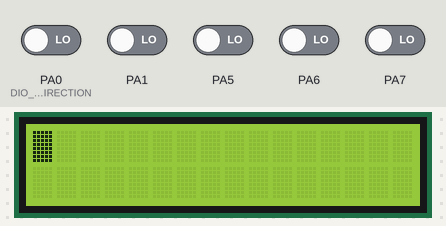
The program below on a simulated ATmega32, built with avr-gcc and emulated at 8 MHz. On the bench: 16×2 character LCD. Wiring (inferred from the names in the program): character LCD (HD44780): RS PA2; R/W PA3; E PA4; data PB0, PB1, PB2, PB3, PB4, PB5, PB6, PB7. Inputs (shaded band) come from the test bench; at power-on: PA0 (DIO_U8_PA0_INITIAL_DIRECTION), PA1, PA5–7 LOW.

Above: at 1.2 s.
1.3 s: PA0 (DIO_U8_PA0_INITIAL_DIRECTION) driven HIGH
At 1.5 s:
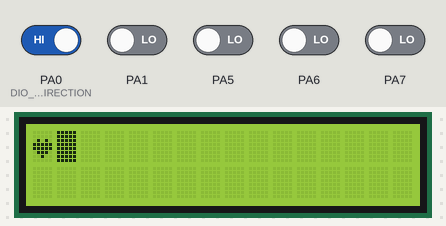
3.7 s: PA0 (DIO_U8_PA0_INITIAL_DIRECTION) driven LOW
At 4.6 s:
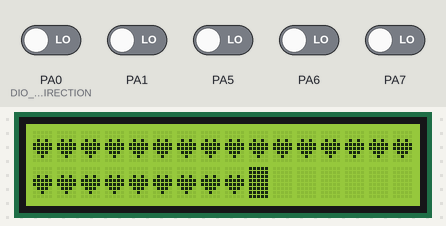
5.2 s: PA1 driven HIGH
At 5.39 s:
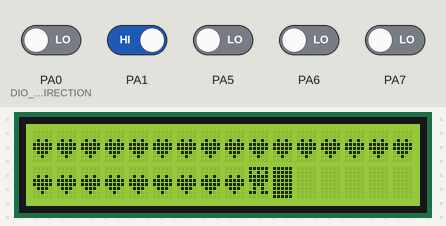
7.6 s: PA1 driven LOW
At 8.8 s:
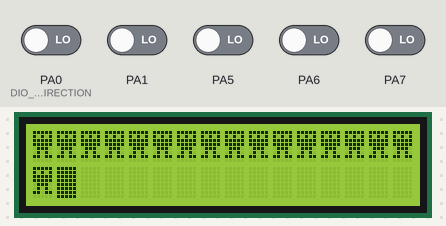
9.1 s: PA5 driven HIGH
At 9.3 s:
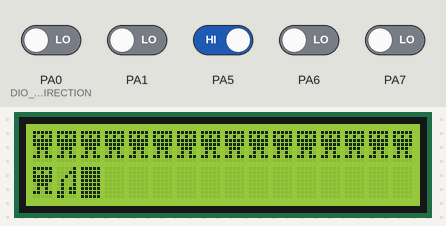
11.5 s: PA5 driven LOW
At 11.8 s:
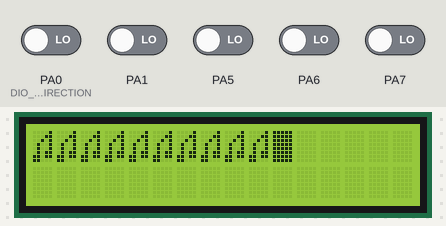
Timing chart, 0 to 14.0 s (numbered marks = the images above; inputs shaded):
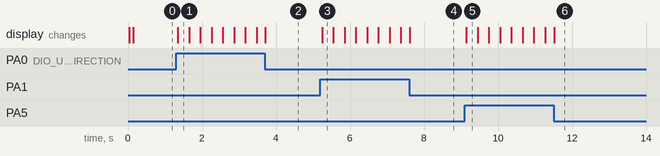

The program:

main.c
```c
/*
 * main.c
 *
 *  Created on: May 6, 2023
 *      Author: Mahmoud Samy1
 */
#include"../1-MCAL/DIO/DIO_interface.h"
#include"../2-HAL/LCD/LCD_Interface.h"
#include"../5-LIB/TYPEDEF.h"
#define F_CPU 8000000UL
#include <util/delay.h>
#define HEART  0
#define ALIEN  1
#define SOUND  2
#define LOCK   3
#define NUM_OF_COLUMNS 16
int main(void){
DIO_enu_Init();
LCD_enu_Init();
u8 Heart[8] ={0x00,0x00,0x0a,0x1f,0x1f,0x0e,0x04,0x00};
LCD_enu_CreateCustomChar(LCD_U8_CHAR0,Heart);
u8 Alien[8] ={0b00011111,0b00010101,0b00011111,0b00011111,0b00001110,0b00001010,0b00011011,0b00000000};
LCD_enu_CreateCustomChar(LCD_U8_CHAR1,Alien);
u8 Sound[8] = {0b00000001,0b00000011,0b00000101,0b00001001,0b00001001,0b00001011,0b00011011,0b00011000};
LCD_enu_CreateCustomChar(LCD_U8_CHAR2,Sound);
u8 Lock[8] = {0b00001110,0b00010001,0b00010001,0b00011111,0b00011011,0b00011011,0b00011111,0b00000000};
LCD_enu_CreateCustomChar(LCD_U8_CHAR3,Lock);
int counter = 0;
u8 switch1_read,switch2_read,switch3_read,switch4_read;
LCD_enu_SendString(" Hi ,There :)");
_delay_ms(100);
LCD_enu_Clear();
while(1){
	DIO_enu_GetPinValue(DIO_U8_PORTA, DIO_U8_PIN0, &switch1_read);
	DIO_enu_GetPinValue(DIO_U8_PORTA, DIO_U8_PIN1, &switch2_read);
	DIO_enu_GetPinValue(DIO_U8_PORTA, DIO_U8_PIN5, &switch3_read);
	DIO_enu_GetPinValue(DIO_U8_PORTA, DIO_U8_PIN6, &switch4_read);
	_delay_ms(25);
	if(switch1_read){
		counter++;
		LCD_enu_SendChar(HEART);
	}else if(switch2_read){
		counter++;
		LCD_enu_SendChar(ALIEN);
	}else if(switch3_read){
		counter++;
		LCD_enu_SendChar(SOUND);
	}
	else if(switch4_read){
		counter++;
		LCD_enu_SendChar(LOCK);
		}
	/*check for end of line1*/
	if(counter == (NUM_OF_COLUMNS + 1))
		LCD_enu_SetCursor(1,0);
	/*check for end of screen*/
	else if(counter == (NUM_OF_COLUMNS + 1)*2){
		counter = 0;
		LCD_enu_Clear();
	}
}


	return 0;
}
```

LCD_Config.h
```c
/****************************************************************************/
/************* Name    :   Mahmoud Samy *************************************/
/************* Date    :   2023-05-03   *************************************/
/************* SWC     :   LCD          *************************************/
/************* Version :   1.0          *************************************/
/****************************************************************************/
#ifndef LCD_CONFIG_H
#define LCD_CONFIG_H

/*Options for Ports: 1- DIO_U8_PORTA
                     2- DIO_U8_PORTB
                     3- DIO_U8_PORTC
                     4- DIO_U8_PORTD */


/*Options For Pins:  1- DIO_U8_PIN0
                     2- DIO_U8_PIN1
                     3- DIO_U8_PIN2
                     4- DIO_U8_PIN3
                     5- DIO_U8_PIN4
                     6- DIO_U8_PIN5
                     7- DIO_U8_PIN6
                     8- DIO_U8_PIN7 */

/*Options for Mode: 1- LCD_U8_MODE_8BIT
                    2- LCD_U8_MODE_4BIT */

#define LCD_U8_MODE             LCD_U8_MODE_4BIT

#define LCD_U8_RS_PORT          DIO_U8_PORTA
#define LCD_U8_RW_PORT          DIO_U8_PORTA
#define LCD_U8_E_PORT           DIO_U8_PORTA

#define LCD_U8_RS_PIN           DIO_U8_PIN2
#define LCD_U8_RW_PIN           DIO_U8_PIN3
#define LCD_U8_E_PIN            DIO_U8_PIN4

#define LCD_U8_DATA_PORT        DIO_U8_PORTB


#endif
```

LCD_Interface.h
```c
/****************************************************************************/
/************* Name    :   Mahmoud Samy *************************************/
/************* Date    :   2023-05-03   *************************************/
/************* SWC     :   LCD          *************************************/
/************* Version :   1.0          *************************************/
/****************************************************************************/
#ifndef LCD_INTERFACE_H
#define LCD_INTERFACE_H
#include"../../5-LIB/TYPEDEF.h"
#include"../../5-LIB/ERROR_STATE.h"

#define LCD_U8_CHAR0                          0
#define LCD_U8_CHAR1                          1
#define LCD_U8_CHAR2                          2
#define LCD_U8_CHAR3                          3
#define LCD_U8_CHAR4                          4
#define LCD_U8_CHAR5                          5
#define LCD_U8_CHAR6                          6
#define LCD_U8_CHAR7                          7

ES_t LCD_enu_Init(void);

ES_t LCD_enu_SendCmnd(u8 Copy_u8_Cmdn);

ES_t LCD_enu_SendChar(u8 Copy_u8_Char);

ES_t LCD_enu_SendString(u8 * Copy_pu8_String);

ES_t LCD_enu_SendNum(u32 Copy_u32_Num);

ES_t LCD_enu_SetCursor(u8 Copy_u8_LineNum,u8 Copy_u8_Location);

ES_t LCD_enu_Clear(void);

ES_t LCD_enu_CreateCustomChar(u8 Copy_u8_Location,u8 * Copy_pu8_CharArray);


#endif
```

LCD_Program.c
```c
/****************************************************************************/
/************* Name    :   Mahmoud Samy *************************************/
/************* Date    :   2023-05-03   *************************************/
/************* SWC     :   LCD          *************************************/
/************* Version :   1.0          *************************************/
/****************************************************************************/

/*Lib Layer*/
#include"../../5-LIB/TYPEDEF.h"
#include"../../5-LIB/ERROR_STATE.h"
#define F_CPU 8000000UL
#include<util/delay.h>
/*MCAL*/
#include"../../1-MCAL/DIO/DIO_interface.h"

/*HAL*/
#include"../../2-HAL/LCD/LCD_Private.h"
#include"../../2-HAL/LCD/LCD_Config.h"


ES_t LCD_enu_SendCmnd(u8 Copy_u8_Cmdn){
    #if LCD_U8_MODE == LCD_U8_MODE_8BIT
        /* RS = 0 */
        DIO_enu_SetPinValue(LCD_U8_RS_PORT,LCD_U8_RS_PIN,DIO_U8_LOW);
        /* RW = 0 */
        DIO_enu_SetPinValue(LCD_U8_RW_PORT,LCD_U8_RW_PIN,DIO_U8_LOW);
        /*Write Command*/
        DIO_enu_SetPortValue(LCD_U8_DATA_PORT,Copy_u8_Cmdn);
        /* E = 1 */
        DIO_enu_SetPinValue(LCD_U8_E_PORT,LCD_U8_E_PIN,DIO_U8_HIGH );
        _delay_us(1);
        /* E = 0 */
        DIO_enu_SetPinValue(LCD_U8_E_PORT,LCD_U8_E_PIN,DIO_U8_LOW );
        return SATE_OK;
    #elif LCD_U8_MODE == LCD_U8_MODE_4BIT
    /*Send Command at 4-bit mode*/
        /* RS = 0 */
        DIO_enu_SetPinValue(LCD_U8_RS_PORT,LCD_U8_RS_PIN,DIO_U8_LOW);
        /* RW = 0 */
        DIO_enu_SetPinValue(LCD_U8_RW_PORT,LCD_U8_RW_PIN,DIO_U8_LOW);
        /*Write Command*/
        DIO_enu_SetPortValue(LCD_U8_DATA_PORT,Copy_u8_Cmdn);
        /* E = 1 */
        DIO_enu_SetPinValue(LCD_U8_E_PORT,LCD_U8_E_PIN,DIO_U8_HIGH );
        _delay_us(1);
        /* E = 0 */
        DIO_enu_SetPinValue(LCD_U8_E_PORT,LCD_U8_E_PIN,DIO_U8_LOW );
        /*Write the rest of the cmnd*/
        DIO_enu_SetPortValue(LCD_U8_DATA_PORT,Copy_u8_Cmdn << SHIFT_4BIT);
        /* E = 1 */
        DIO_enu_SetPinValue(LCD_U8_E_PORT,LCD_U8_E_PIN,DIO_U8_HIGH );
        _delay_us(1);
        /* E = 0 */
         DIO_enu_SetPinValue(LCD_U8_E_PORT,LCD_U8_E_PIN,DIO_U8_LOW );
         return SATE_OK;
    #endif
}

ES_t LCD_enu_SendChar(u8 Copy_u8_Char){
    #if LCD_U8_MODE == LCD_U8_MODE_8BIT
    /* RS = 1 */
    DIO_enu_SetPinValue(LCD_U8_RS_PORT,LCD_U8_RS_PIN,DIO_U8_HIGH);
    /* RW = 0 */
    DIO_enu_SetPinValue(LCD_U8_RW_PORT,LCD_U8_RW_PIN,DIO_U8_LOW);
    /*Write Char*/
    DIO_enu_SetPortValue(LCD_U8_DATA_PORT,Copy_u8_Char);
    /* E = 1 */
    DIO_enu_SetPinValue(LCD_U8_E_PORT,LCD_U8_E_PIN,DIO_U8_HIGH );
    _delay_us(1);
    /* E = 0 */
    DIO_enu_SetPinValue(LCD_U8_E_PORT,LCD_U8_E_PIN,DIO_U8_LOW );
    return SATE_OK;
    #elif LCD_U8_MODE == LCD_U8_MODE_4BIT
    /* RS = 1 */
    DIO_enu_SetPinValue(LCD_U8_RS_PORT,LCD_U8_RS_PIN,DIO_U8_HIGH);
    /* RW = 0 */
    DIO_enu_SetPinValue(LCD_U8_RW_PORT,LCD_U8_RW_PIN,DIO_U8_LOW);
    /*Write Char*/
    DIO_enu_SetPortValue(LCD_U8_DATA_PORT,Copy_u8_Char);
    /* E = 1 */
    DIO_enu_SetPinValue(LCD_U8_E_PORT,LCD_U8_E_PIN,DIO_U8_HIGH );
    _delay_us(1);
    /* E = 0 */
    DIO_enu_SetPinValue(LCD_U8_E_PORT,LCD_U8_E_PIN,DIO_U8_LOW );
    /*Write Char*/
    DIO_enu_SetPortValue(LCD_U8_DATA_PORT,Copy_u8_Char << SHIFT_4BIT);
    /* E = 1 */
    DIO_enu_SetPinValue(LCD_U8_E_PORT,LCD_U8_E_PIN,DIO_U8_HIGH );
    _delay_us(1);
    /* E = 0 */
    DIO_enu_SetPinValue(LCD_U8_E_PORT,LCD_U8_E_PIN,DIO_U8_LOW );
    return SATE_OK;
    #endif
}
ES_t LCD_enu_SendString(u8 * Copy_pu8_String){
    for(u8 i ; Copy_pu8_String[i] != '\0' ; i++ ){
        LCD_enu_SendChar(Copy_pu8_String[i]);
    }
    return SATE_OK;
}

ES_t LCD_enu_SendNum(u32 Copy_u32_Num){
    u8 Local_u8_numArr[10] ,Local_u8_iterator1 = 0 ;
    s8 Local_u8_iterator2 = 0;
    if(Copy_u32_Num == 0)
    	LCD_enu_SendChar('0');
    else{
		while(Copy_u32_Num != 0){
			Local_u8_numArr[Local_u8_iterator1] = Copy_u32_Num % 10  ;
			Copy_u32_Num /= 10;
			Local_u8_iterator1++;
		}
		for(Local_u8_iterator2 = Local_u8_iterator1-1 ;Local_u8_iterator2>=0;Local_u8_iterator2--){
			LCD_enu_SendChar(Local_u8_numArr[Local_u8_iterator2]+'0');
		}
    }
    return SATE_OK;
}
ES_t LCD_enu_SetCursor(u8 Copy_u8_LineNum,u8 Copy_u8_Location){
    if(Copy_u8_Location<=39){
    switch (Copy_u8_LineNum)
    {
    case LINE1:LCD_enu_SendCmnd(ADDRESS_OF_LINE1 + Copy_u8_Location);break;
    case LINE2:LCD_enu_SendCmnd(ADDRESS_OF_LINE2 + Copy_u8_Location);break;
    default:return SATE_NOT_OK;break;
    }
    }
    else{
        return SATE_NOT_OK;
    }
    return SATE_OK;
}
ES_t LCD_enu_Init(void){
    #if LCD_U8_MODE == LCD_U8_MODE_8BIT
    /*Function Set Command*/
    _delay_ms(35);
    LCD_enu_SendCmnd(FUN_SET_8BIT_2LINES_5X7);
    _delay_us(40);
    /*Display On/Off Control*/
    LCD_enu_SendCmnd(DIS_ON_CURSOR_ON_BLINKING);
    _delay_us(40);
    /*Display Clear*/
    LCD_enu_SendCmnd(DISPLAY_CLEAR);
    _delay_ms(2);
    /*Entry Mode Set*/
    LCD_enu_SendCmnd(ENTRY_MOOD);
     return SATE_OK;
    #elif LCD_U8_MODE == LCD_U8_MODE_4BIT
    _delay_ms(20);
    LCD_enu_SendCmnd(FourBIT_INIT1);
    LCD_enu_SendCmnd(FourBIT_INIT2);
    LCD_enu_SendCmnd(D4_D7_2LINES);
    LCD_enu_SendCmnd(DIS_ON_CURSOR_ON_BLINKING);
    LCD_enu_SendCmnd(ENTRY_MOOD);
    LCD_enu_SendCmnd(DISPLAY_CLEAR);
    return SATE_OK;
    #endif
}
ES_t LCD_enu_Clear(void){
	LCD_enu_SendCmnd(DISPLAY_CLEAR);
	 _delay_ms(2);
	return SATE_OK;
}
ES_t LCD_enu_CreateCustomChar(u8 Copy_u8_Location, u8 *Copy_pu8_CharArray)
{
    if (Copy_pu8_CharArray != NULL && Copy_u8_Location < MAX_CHARACTERS)
    {
        LCD_enu_SendCmnd(ADDRESS_OF_CGRAM + (Copy_u8_Location * MAX_CHARACTERS));
        for (u8 Local_u8_Counter = 0; Local_u8_Counter < MAX_CHARACTERS; Local_u8_Counter++)
        {
            LCD_enu_SendChar(Copy_pu8_CharArray[Local_u8_Counter]);
        }
        LCD_enu_SetCursor(0,0);
        return SATE_OK;
    }
    else
        {
        return SATE_NOT_OK;
        }
}
```

ERROR_STATE.h
```c
#ifndef ERROR_STATE_H
#define ERROR_STATE_H

typedef enum {
        SATE_OK ,
        SATE_NOT_OK
}ES_t;


#endif
```

TYPEDEF.h
```c
#ifndef  TYPEDEF_H
#define  TYPEDEF_H

typedef unsigned char       u8 ;
typedef unsigned short int  u16;
typedef unsigned long int   u32;

typedef signed char         s8;
typedef signed short int    s16;
typedef unsigned long int   s32;

typedef float               f32;
typedef double              f64;

#define NULL               ((void *)0)

#endif
```

DIO_config.h
```c
/****************************************************************************/
/************* Name    :   Mahmoud Samy *************************************/
/************* Date    :   2023-04-27   *************************************/
/************* SWC     :   DIO          *************************************/
/************* Version :   1.0          *************************************/
/****************************************************************************/
#ifndef DIO_CONFIG_H
#define DIO_CONFIG_H
/*Initial Directions For All Pins*/
/*Options: DIO_U8_INITIAL_OUTPUT
           DIO_U8_INITIAL_INPUT*/
/*PORTA*/
#define DIO_U8_PA0_INITIAL_DIRECTION                    DIO_U8_INITIAL_INPUT
#define DIO_U8_PA1_INITIAL_DIRECTION                    DIO_U8_INITIAL_INPUT
#define DIO_U8_PA2_INITIAL_DIRECTION                    DIO_U8_INITIAL_OUTPUT
#define DIO_U8_PA3_INITIAL_DIRECTION                    DIO_U8_INITIAL_OUTPUT
#define DIO_U8_PA4_INITIAL_DIRECTION                    DIO_U8_INITIAL_OUTPUT
#define DIO_U8_PA5_INITIAL_DIRECTION                    DIO_U8_INITIAL_INPUT
#define DIO_U8_PA6_INITIAL_DIRECTION                    DIO_U8_INITIAL_INPUT
#define DIO_U8_PA7_INITIAL_DIRECTION                    DIO_U8_INITIAL_INPUT
/*PORTB*/
#define DIO_U8_PB0_INITIAL_DIRECTION                    DIO_U8_INITIAL_OUTPUT
#define DIO_U8_PB1_INITIAL_DIRECTION                    DIO_U8_INITIAL_OUTPUT
#define DIO_U8_PB2_INITIAL_DIRECTION                    DIO_U8_INITIAL_OUTPUT
#define DIO_U8_PB3_INITIAL_DIRECTION                    DIO_U8_INITIAL_OUTPUT
#define DIO_U8_PB4_INITIAL_DIRECTION                    DIO_U8_INITIAL_OUTPUT
#define DIO_U8_PB5_INITIAL_DIRECTION                    DIO_U8_INITIAL_OUTPUT
#define DIO_U8_PB6_INITIAL_DIRECTION                    DIO_U8_INITIAL_OUTPUT
#define DIO_U8_PB7_INITIAL_DIRECTION                    DIO_U8_INITIAL_OUTPUT
/*PORTC*/
#define DIO_U8_PC0_INITIAL_DIRECTION                    DIO_U8_INITIAL_INPUT
#define DIO_U8_PC1_INITIAL_DIRECTION                    DIO_U8_INITIAL_INPUT
#define DIO_U8_PC2_INITIAL_DIRECTION                    DIO_U8_INITIAL_INPUT
#define DIO_U8_PC3_INITIAL_DIRECTION                    DIO_U8_INITIAL_INPUT
#define DIO_U8_PC4_INITIAL_DIRECTION                    DIO_U8_INITIAL_INPUT
#define DIO_U8_PC5_INITIAL_DIRECTION                    DIO_U8_INITIAL_INPUT
#define DIO_U8_PC6_INITIAL_DIRECTION                    DIO_U8_INITIAL_INPUT
#define DIO_U8_PC7_INITIAL_DIRECTION                    DIO_U8_INITIAL_INPUT
/*PORTD*/
#define DIO_U8_PD0_INITIAL_DIRECTION                    DIO_U8_INITIAL_INPUT
#define DIO_U8_PD1_INITIAL_DIRECTION                    DIO_U8_INITIAL_INPUT
#define DIO_U8_PD2_INITIAL_DIRECTION                    DIO_U8_INITIAL_INPUT
#define DIO_U8_PD3_INITIAL_DIRECTION                    DIO_U8_INITIAL_INPUT
#define DIO_U8_PD4_INITIAL_DIRECTION                    DIO_U8_INITIAL_INPUT
#define DIO_U8_PD5_INITIAL_DIRECTION                    DIO_U8_INITIAL_INPUT
#define DIO_U8_PD6_INITIAL_DIRECTION                    DIO_U8_INITIAL_INPUT
#define DIO_U8_PD7_INITIAL_DIRECTION                    DIO_U8_INITIAL_INPUT
/*Initial Values For All Pins*/
/*Options: DIO_U8_OUTPUT_HIGH
           DIO_U8_OUTPUT_LOW
           DIO_U8_INPUT_FLOATING
           DIO_U8_INPUT_PULLUP
           */
/*PORTA*/
#define DIO_U8_PA0_INITIAL_VALUE                        DIO_U8_INPUT_FLOATING
#define DIO_U8_PA1_INITIAL_VALUE                        DIO_U8_INPUT_FLOATING
#define DIO_U8_PA2_INITIAL_VALUE                        DIO_U8_OUTPUT_LOW
#define DIO_U8_PA3_INITIAL_VALUE                        DIO_U8_OUTPUT_LOW
#define DIO_U8_PA4_INITIAL_VALUE                        DIO_U8_OUTPUT_LOW
#define DIO_U8_PA5_INITIAL_VALUE                        DIO_U8_INPUT_FLOATING
#define DIO_U8_PA6_INITIAL_VALUE                        DIO_U8_INPUT_FLOATING
#define DIO_U8_PA7_INITIAL_VALUE                        DIO_U8_INPUT_FLOATING
/*PORTB*/
#define DIO_U8_PB0_INITIAL_VALUE                        DIO_U8_OUTPUT_LOW
#define DIO_U8_PB1_INITIAL_VALUE                        DIO_U8_OUTPUT_LOW
#define DIO_U8_PB2_INITIAL_VALUE                        DIO_U8_OUTPUT_LOW
#define DIO_U8_PB3_INITIAL_VALUE                        DIO_U8_OUTPUT_LOW
#define DIO_U8_PB4_INITIAL_VALUE                        DIO_U8_OUTPUT_LOW
#define DIO_U8_PB5_INITIAL_VALUE                        DIO_U8_OUTPUT_LOW
#define DIO_U8_PB6_INITIAL_VALUE                        DIO_U8_OUTPUT_LOW
#define DIO_U8_PB7_INITIAL_VALUE                        DIO_U8_OUTPUT_LOW
/*PORTC*/
#define DIO_U8_PC0_INITIAL_VALUE                        DIO_U8_INPUT_FLOATING
#define DIO_U8_PC1_INITIAL_VALUE                        DIO_U8_INPUT_FLOATING
#define DIO_U8_PC2_INITIAL_VALUE                        DIO_U8_INPUT_FLOATING
#define DIO_U8_PC3_INITIAL_VALUE                        DIO_U8_INPUT_FLOATING
#define DIO_U8_PC4_INITIAL_VALUE                        DIO_U8_INPUT_FLOATING
#define DIO_U8_PC5_INITIAL_VALUE                        DIO_U8_INPUT_FLOATING
#define DIO_U8_PC6_INITIAL_VALUE                        DIO_U8_INPUT_FLOATING
#define DIO_U8_PC7_INITIAL_VALUE                        DIO_U8_INPUT_FLOATING
/*PORTD*/
#define DIO_U8_PD0_INITIAL_VALUE                        DIO_U8_INPUT_FLOATING
#define DIO_U8_PD1_INITIAL_VALUE                        DIO_U8_INPUT_FLOATING
#define DIO_U8_PD2_INITIAL_VALUE                        DIO_U8_INPUT_FLOATING
#define DIO_U8_PD3_INITIAL_VALUE                        DIO_U8_INPUT_FLOATING
#define DIO_U8_PD4_INITIAL_VALUE                        DIO_U8_INPUT_FLOATING
#define DIO_U8_PD5_INITIAL_VALUE                        DIO_U8_INPUT_FLOATING
#define DIO_U8_PD6_INITIAL_VALUE                        DIO_U8_INPUT_FLOATING
#define DIO_U8_PD7_INITIAL_VALUE                        DIO_U8_INPUT_FLOATING


#endif
```

BIT_MATH.h
```c
#ifndef  BIT_MAITH_H
#define  BIT_MAITH_H


#define SET_BIT(REG,BITNO)  REG |= (1<<BITNO)
#define GET_BIT(REG,BITNO)  ((REG>>BITNO) & 1)
#define CLR_BIT(REG,BITNO)  REG &= (~(1<<BITNO))
#define TOG_BIT(REG,BITNO)  REG ^= (1<<BITNO)


#endif
```

Source omitted: DIO_interface.h (1723 bytes), DIO_private.h (2271 bytes), DIO_program.c (10190 bytes), LCD_Private.h (1549 bytes)

Measured:
- after the input at 1.3 s, the display: changes after 0.05 s (image 1)
- after the input at 3.7 s, the display: changes at once (image 2)
- after the input at 5.2 s, the display: changes after 0.05 s (image 3)
- after the input at 7.6 s, the display: changes at once (image 4)
- after the input at 9.1 s, the display: changes after 0.05 s (image 5)
- after the input at 11.5 s, the display: changes at once (image 6)
